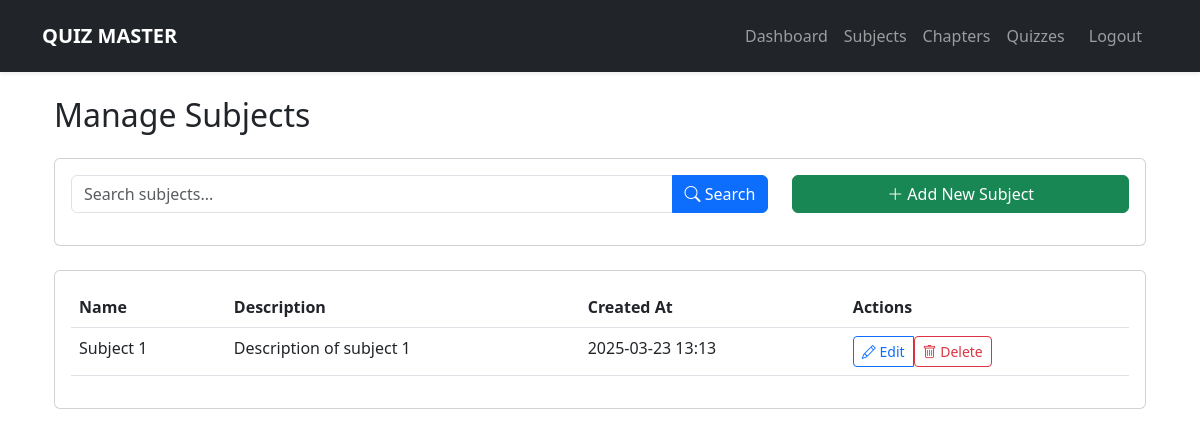
The page /admin/subjects (signed in) on the database as committed earlier.
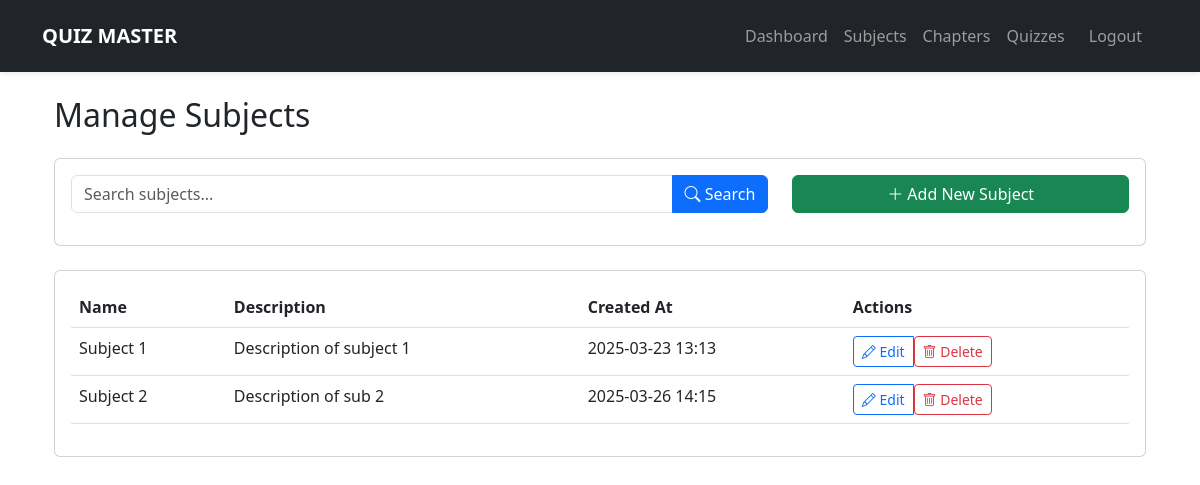
The same page on the database as committed later.
### models.py (models this page shows)
class Subject(db.Model):
    id = db.Column(db.Integer, primary_key=True)
    name = db.Column(db.String(100), nullable=False)
    description = db.Column(db.Text)
    chapters = db.relationship('Chapter', backref='subject', lazy=True)
    created_at = db.Column(db.DateTime, default=datetime.utcnow)

### app.py (the view)
@app.route('/admin/subjects', methods=['GET', 'POST'])
@login_required
def manage_subjects():
    if not current_user.is_admin:
        return redirect(url_for('index'))
    form = SubjectForm()
    search_query = request.args.get('search', '')
    if form.validate_on_submit():
        subject = Subject(name=form.name.data, description=form.description.data)
        db.session.add(subject)
        db.session.commit()
        flash('Subject created successfully!', 'success')
        return redirect(url_for('manage_subjects'))
    query = Subject.query
    if search_query:
        query = query.filter(db.or_(
            Subject.name.ilike(f'%{search_query}%'),
            Subject.description.ilike(f'%{search_query}%')
        ))
    subjects = query.order_by(Subject.name).all()
    return render_template('admin/manage_subjects.html',
                         form=form,
                         subjects=subjects,
                         search_query=search_query)

### forms.py
class SubjectForm(FlaskForm):
    name = StringField('Subject Name', validators=[DataRequired()])
    description = TextAreaField('Description')
    submit = SubmitField('Save Subject')

### app.py (called while the page is built)
@app.template_filter('datetimeformat')
def datetimeformat(value, fmt='%Y-%m-%d %H:%M'):
    if not value:
        return ""
    try:
        return value.strftime(fmt)
    except AttributeError:
        return ""

@login_manager.user_loader
def load_user(user_id):
    return User.query.get(int(user_id))

### templates/admin/manage_subjects.html (shortened to what this page needs)
{% extends "base.html" %}
{% block content %}
<div class="container-fluid">
    <h2 class="mb-4">Manage Subjects</h2>
    <div class="card mb-4">
        <div class="card-body">
            <div class="row">
                <div class="col-md-8">
                    <form method="GET" class="mb-3">
                        <div class="input-group">
                            <input type="text" class="form-control"
                                   name="search"
                                   placeholder="Search subjects..."
                                   value="{{ search_query }}">
                            <button class="btn btn-primary" type="submit">
                                <i class="bi bi-search"></i> Search
                            </button>
                        </div>
                    </form>
                </div>
                <div class="col-md-4">
                    <button class="btn btn-success w-100"
                            data-bs-toggle="modal"
                            data-bs-target="#newSubjectModal">
                        <i class="bi bi-plus-lg"></i> Add New Subject
                    </button>
                </div>
            </div>
        </div>
    </div>
    <div class="card">
        <div class="card-body">
            <div class="table-responsive">
                <table class="table table-hover">
                    <thead>
                        <tr>
                            <th>Name</th>
                            <th>Description</th>
                            <th>Created At</th>
                            <th>Actions</th>
                        </tr>
                    </thead>
                    <tbody>
                        {% for subject in subjects %}
                        <tr>
                            <td>{{ subject.name }}</td>
                            <td>{{ subject.description|truncate(100) }}</td>
                            <td>{{ subject.created_at|datetimeformat }}</td>
                            <td>
                                <div class="btn-group">
                                    <button class="btn btn-sm btn-outline-primary"
                                            data-bs-toggle="modal"
                                            data-bs-target="#editSubjectModal{{ subject.id }}">
                                        <i class="bi bi-pencil"></i> Edit
                                    </button>
                                    <form method="POST"
                                          action="{{ url_for('delete_subject', subject_id=subject.id) }}">
                                        <button type="submit" class="btn btn-sm btn-outline-danger"
                                                onclick="return confirm('Delete this subject and all related content?')">
                                            <i class="bi bi-trash"></i> Delete
                                        </button>
                                    </form>
                                </div>
                            </td>
                        </tr>
                        {% endfor %}
                    </tbody>
                </table>
            </div>
        </div>
    </div>
</div>
{% endblock %}

### templates/base.html (shortened to what this page needs)
<!DOCTYPE html>
<html lang="en">
<head>
    <link href="https://cdn.jsdelivr.net/npm/bootstrap@5.3.0/dist/css/bootstrap.min.css" rel="stylesheet">
    <link rel="stylesheet" href="https://cdn.jsdelivr.net/npm/bootstrap-icons@1.11.1/font/bootstrap-icons.css">
    <link rel="stylesheet" href="{{ url_for('static', filename='css/styles.css') }}">
</head>
<body>
    <nav class="navbar navbar-expand-lg navbar-dark bg-dark shadow-sm py-3">
        <div class="container">
            <a class="navbar-brand fw-bold text-uppercase" href="{{ url_for('dashboard') }}">Quiz Master</a>
            <div class="collapse navbar-collapse" id="navbarNav">
                {% if current_user.is_authenticated %}
                <ul class="navbar-nav ms-auto">
                    {% if current_user.is_admin %}
                        <li class="nav-item"><a class="nav-link nav-link-custom" href="{{ url_for('admin_dashboard') }}">Dashboard</a></li>
                        <li class="nav-item"><a class="nav-link nav-link-custom" href="{{ url_for('manage_subjects') }}">Subjects</a></li>
                        <li class="nav-item"><a class="nav-link nav-link-custom" href="{{ url_for('manage_chapters') }}">Chapters</a></li>
                        <li class="nav-item"><a class="nav-link nav-link-custom" href="{{ url_for('manage_quizzes') }}">Quizzes</a></li>
                    {% else %}
                        <li class="nav-item"><a class="nav-link nav-link-custom" href="{{ url_for('user_dashboard') }}">Dashboard</a></li>
                        <li class="nav-item"><a class="nav-link nav-link-custom" href="{{ url_for('quiz_results') }}">Scores</a></li>
                    {% endif %}
                    <li class="nav-item nav-item-logout"><a class="nav-link btn btn-outline-light px-3" href="{{ url_for('logout') }}">Logout</a></li>
                </ul>
                {% else %}
                <ul class="navbar-nav ms-auto">
                    <li class="nav-item"><a class="nav-link nav-link-custom" href="{{ url_for('login') }}">Login</a></li>
                    <li class="nav-item"><a class="nav-link btn btn-primary px-3" href="{{ url_for('register') }}">Register</a></li>
                </ul>
                {% endif %}
            </div>
        </div>
    </nav>
    <div class="container mt-4">
        {% block content %}{% endblock %}
    </div>
</body>
</html>

Rows that differ between the two databases and show on the page:
added Subject: name "Subject 2", description "Description of sub 2", created_at "2025-03-26 14:15"
